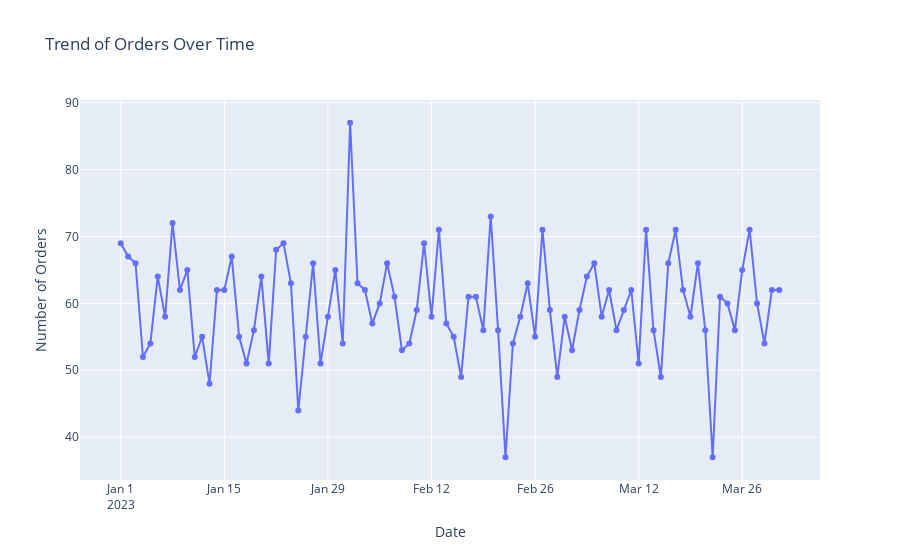

Notebook code for this chart:
### Markdown cell above
*   Plot the trend of orders from the first day to the current date.
*   Display the approx. number of orders placed each day.

### Code cell
# Query to get the date range of orders
query_date_range = "SELECT MIN(order_date) AS min_date, MAX(order_date) AS max_date FROM order_details;"
date_range_df = pd.read_sql_query(query_date_range, engine)
query_orders_per_day = """
SELECT order_date, COUNT(DISTINCT order_id) AS number_of_orders
FROM order_details
GROUP BY order_date
ORDER BY order_date;
"""
orders_per_day_df = pd.read_sql_query(query_orders_per_day, engine)
fig_timeline = px.line(orders_per_day_df, x='order_date', y='number_of_orders',
                       title='Trend of Orders Over Time',
                       labels={'order_date': 'Date', 'number_of_orders': 'Number of Orders'},
                       markers=True)
fig_timeline.show()

min_date = date_range_df['min_date'][0]
max_date = date_range_df['max_date'][0]
date_range = pd.to_datetime(max_date) - pd.to_datetime(min_date)
num_days = date_range.days + 1
query_total_orders = "SELECT COUNT(DISTINCT order_id) AS total_orders FROM order_details;"
total_orders_df = pd.read_sql_query(query_total_orders, engine)
total_orders = total_orders_df['total_orders'][0]

# Calculate average orders per day
average_orders_per_day = total_orders / num_days
print(f"Average Orders per Day: {average_orders_per_day:.2f}")

### Figure 1 — Plotly figure (JSON) as saved in the notebook; plotly's stock layout.template omitted (floating-point values rounded to 4 significant figures)
{"data": [{"hovertemplate": "Date=%{x}<br>Number of Orders=%{y}<extra></extra>", "legendgroup": "", "line": {"color": "#636efa", "dash": "solid"}, "marker": {"symbol": "circle"}, "mode": "lines+markers", "name": "", "orientation": "v", "showlegend": false, "type": "scatter", "x": ["2023-01-01", "2023-01-02", "2023-01-03", "2023-01-04", "2023-01-05", "2023-01-06", "2023-01-07", "2023-01-08", "2023-01-09", "2023-01-10", "2023-01-11", "2023-01-12", "2023-01-13", "2023-01-14", "2023-01-15", "2023-01-16", "2023-01-17", "2023-01-18", "2023-01-19", "2023-01-20", "2023-01-21", "2023-01-22", "2023-01-23", "2023-01-24", "2023-01-25", "2023-01-26", "2023-01-27", "2023-01-28", "2023-01-29", "2023-01-30", "2023-01-31", "2023-02-01", "2023-02-02", "2023-02-03", "2023-02-04", "2023-02-05", "2023-02-06", "2023-02-07", "2023-02-08", "2023-02-09", "2023-02-10", "2023-02-11", "2023-02-12", "2023-02-13", "2023-02-14", "2023-02-15", "2023-02-16", "2023-02-17", "2023-02-18", "2023-02-19", "2023-02-20", "2023-02-21", "2023-02-22", "2023-02-23", "2023-02-24", "2023-02-25", "2023-02-26", "2023-02-27", "2023-02-28", "2023-03-01", "2023-03-02", "2023-03-03", "2023-03-04", "2023-03-05", "2023-03-06", "2023-03-07", "2023-03-08", "2023-03-09", "2023-03-10", "2023-03-11", "2023-03-12", "2023-03-13", "2023-03-14", "2023-03-15", "2023-03-16", "2023-03-17", "2023-03-18", "2023-03-19", "2023-03-20", "2023-03-21", "2023-03-22", "2023-03-23", "2023-03-24", "2023-03-25", "2023-03-26", "2023-03-27", "2023-03-28", "2023-03-29", "2023-03-30", "2023-03-31"], "xaxis": "x", "y": [69, 67, 66, 52, 54, 64, 58, 72, 62, 65, 52, 55, 48, 62, 62, 67, 55, 51, 56, 64, 51, 68, 69, 63, 44, 55, 66, 51, 58, 65, 54, 87, 63, 62, 57, 60, 66, 61, 53, 54, 59, 69, 58, 71, 57, 55, 49, 61, 61, 56, 73, 56, 37, 54, 58, 63, 55, 71, 59, 49, 58, 53, 59, 64, 66, 58, 62, 56, 59, 62, 51, 71, 56, 49, 66, 71, 62, 58, 66, 56, 37, 61, 60, 56, 65, 71, 60, 54, 62, 62], "yaxis": "y"}], "layout": {"legend": {"tracegroupgap": 0}, "title": {"text": "Trend of Orders Over Time"}, "xaxis": {"anchor": "y", "domain": [0, 1], "title": {"text": "Date"}}, "yaxis": {"anchor": "x", "domain": [0, 1], "title": {"text": "Number of Orders"}}}}
